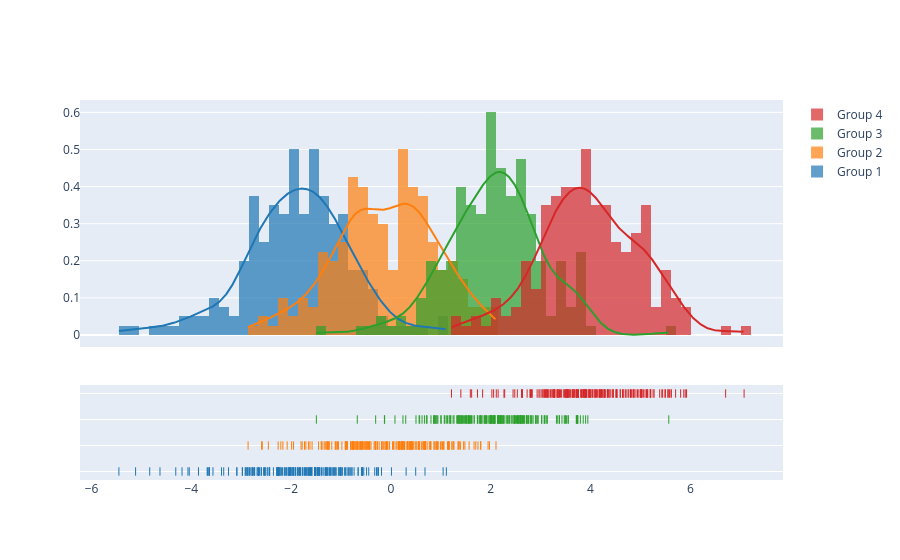

The notebook cell saved with this chart:
### Code cell
import plotly.figure_factory as ff

# Add histogram data
x1 = np.random.randn(200) - 2
x2 = np.random.randn(200)
x3 = np.random.randn(200) + 2
x4 = np.random.randn(200) + 4

# Group data together
hist_data = [x1, x2, x3, x4]

group_labels = ['Group 1', 'Group 2', 'Group 3', 'Group 4']

# Create distplot with custom bin_size
fig = ff.create_distplot(hist_data, group_labels, bin_size=.2)
fig.show()

### Figure 1 — Plotly figure (JSON) as saved in the notebook; plotly's stock layout.template omitted (floating-point values rounded to 4 significant figures; data arrays with more than 128 entries replaced by an {"elided": "..."} marker saying what was removed)
{"data": [{"autobinx": false, "histnorm": "probability density", "legendgroup": "Group 1", "marker": {"color": "rgb(31, 119, 180)"}, "name": "Group 1", "opacity": 0.7, "type": "histogram", "x": {"elided": "200 float values"}, "xaxis": "x", "xbins": {"end": 1.11, "size": 0.2, "start": -5.451}, "yaxis": "y"}, {"autobinx": false, "histnorm": "probability density", "legendgroup": "Group 2", "marker": {"color": "rgb(255, 127, 14)"}, "name": "Group 2", "opacity": 0.7, "type": "histogram", "x": {"elided": "200 float values"}, "xaxis": "x", "xbins": {"end": 2.105, "size": 0.2, "start": -2.863}, "yaxis": "y"}, {"autobinx": false, "histnorm": "probability density", "legendgroup": "Group 3", "marker": {"color": "rgb(44, 160, 44)"}, "name": "Group 3", "opacity": 0.7, "type": "histogram", "x": {"elided": "200 float values"}, "xaxis": "x", "xbins": {"end": 5.567, "size": 0.2, "start": -1.494}, "yaxis": "y"}, {"autobinx": false, "histnorm": "probability density", "legendgroup": "Group 4", "marker": {"color": "rgb(214, 39, 40)"}, "name": "Group 4", "opacity": 0.7, "type": "histogram", "x": {"elided": "200 float values"}, "xaxis": "x", "xbins": {"end": 7.077, "size": 0.2, "start": 1.213}, "yaxis": "y"}, {"legendgroup": "Group 1", "marker": {"color": "rgb(31, 119, 180)"}, "mode": "lines", "name": "Group 1", "showlegend": false, "type": "scatter", "x": {"elided": "500 float values"}, "xaxis": "x", "y": {"elided": "500 float values"}, "yaxis": "y"}, {"legendgroup": "Group 2", "marker": {"color": "rgb(255, 127, 14)"}, "mode": "lines", "name": "Group 2", "showlegend": false, "type": "scatter", "x": {"elided": "500 float values"}, "xaxis": "x", "y": {"elided": "500 float values"}, "yaxis": "y"}, {"legendgroup": "Group 3", "marker": {"color": "rgb(44, 160, 44)"}, "mode": "lines", "name": "Group 3", "showlegend": false, "type": "scatter", "x": {"elided": "500 float values"}, "xaxis": "x", "y": {"elided": "500 float values"}, "yaxis": "y"}, {"legendgroup": "Group 4", "marker": {"color": "rgb(214, 39, 40)"}, "mode": "lines", "name": "Group 4", "showlegend": false, "type": "scatter", "x": {"elided": "500 float values"}, "xaxis": "x", "y": {"elided": "500 float values"}, "yaxis": "y"}, {"legendgroup": "Group 1", "marker": {"color": "rgb(31, 119, 180)", "symbol": "line-ns-open"}, "mode": "markers", "name": "Group 1", "showlegend": false, "type": "scatter", "x": {"elided": "200 float values"}, "xaxis": "x", "y": {"elided": "200 str values"}, "yaxis": "y2"}, {"legendgroup": "Group 2", "marker": {"color": "rgb(255, 127, 14)", "symbol": "line-ns-open"}, "mode": "markers", "name": "Group 2", "showlegend": false, "type": "scatter", "x": {"elided": "200 float values"}, "xaxis": "x", "y": {"elided": "200 str values"}, "yaxis": "y2"}, {"legendgroup": "Group 3", "marker": {"color": "rgb(44, 160, 44)", "symbol": "line-ns-open"}, "mode": "markers", "name": "Group 3", "showlegend": false, "type": "scatter", "x": {"elided": "200 float values"}, "xaxis": "x", "y": {"elided": "200 str values"}, "yaxis": "y2"}, {"legendgroup": "Group 4", "marker": {"color": "rgb(214, 39, 40)", "symbol": "line-ns-open"}, "mode": "markers", "name": "Group 4", "showlegend": false, "type": "scatter", "x": {"elided": "200 float values"}, "xaxis": "x", "y": {"elided": "200 str values"}, "yaxis": "y2"}], "layout": {"barmode": "overlay", "hovermode": "closest", "legend": {"traceorder": "reversed"}, "xaxis": {"anchor": "y2", "domain": [0.0, 1.0], "zeroline": false}, "yaxis": {"anchor": "free", "domain": [0.35, 1], "position": 0.0}, "yaxis2": {"anchor": "x", "domain": [0, 0.25], "dtick": 1, "showticklabels": false}}}
